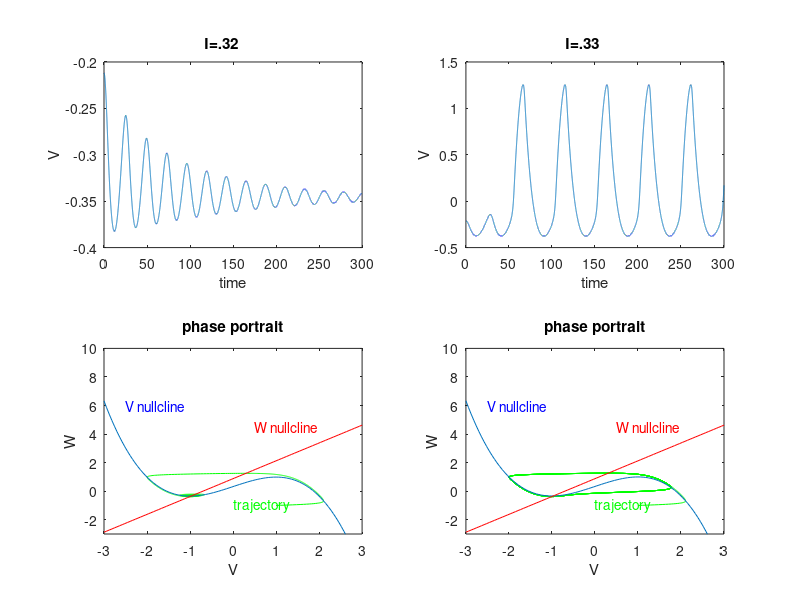

The MATLAB script that drew this image:
clear all
clc
h=.01;fn=300;in=0;
t=in:h:fn;
n=((fn-in)/h);

I=.32;%input('input the value for current I=');
a=.7;
b=.8;
eps=.08;

X(1:n)=0;
Y(1:n)=0;
X(1) = -0.870;
Y(1) = -0.212;

for i=1:n 
    X(i+1) = X(i) + h*(X(i) - (X(i)^3 /3)- Y(i) + I)  ;
    Y(i+1) = Y(i) + h*(eps*(X(i) + a - b*Y(i)));
end

u=@(x,y)    x-(x.^3/3)-y+I;
v=@(x,y)    eps*(a+x-b*y);

x0=1;y0=-1;

start=[x0,y0];
delt=.05;
nstep=10000;
x=zeros(1,nstep+1);
y=x;
x(1)=start(1);
y(1)=start(2);

for n=1:nstep
    x(n+1)=x(n)+delt*u(x(n),y(n));
    y(n+1)=y(n)+delt*v(x(n),y(n));
end;

x1=linspace(-3,3,100);

y1=x1-(x1.^3/3)+I;

y2=(x1+.7)/.8;

subplot(2,2,1), plot(t,Y)
xlabel('time');
ylabel('V');
title('I=.32      ')
%text(3,1.25,'V','color','b')
subplot(2,2,3), plot(x,y,'g',x1,y1,x1,y2,'r')
title('phase portrait')
text(-2.5,6,'V nullcline','color','b')
text(.5,4.5,'W nullcline','color','r')
%text(-2.5,6,'w=v-(v.^3/3)+I','color','b')
%text(2.,6,'w=(v+.7)/.8','color','r')
text(0,-1,'trajectory','color','g')
axis([-3 3 -3 10])
xlabel('V');
ylabel('W');


h=.01;fn=300;in=0;
t=in:h:fn;
n=((fn-in)/h);

I=.33;%input('input the value for current I=');
a=.7;
b=.8;
eps=.08;

X(1:n)=0;
Y(1:n)=0;
X(1) = -0.870;
Y(1) = -0.212;

for i=1:n 
    X(i+1) = X(i) + h*(X(i) - (X(i)^3 /3)- Y(i) + I)  ;
    Y(i+1) = Y(i) + h*(eps*(X(i) + a - b*Y(i)));
end

u=@(x,y)    x-(x.^3/3)-y+I;
v=@(x,y)    eps*(a+x-b*y);

x0=1;y0=-1;

start=[x0,y0];
delt=.05;
nstep=10000;
x=zeros(1,nstep+1);
y=x;
x(1)=start(1);
y(1)=start(2);

for n=1:nstep
    x(n+1)=x(n)+delt*u(x(n),y(n));
    y(n+1)=y(n)+delt*v(x(n),y(n));
end;

x1=linspace(-3,3,100);

y1=x1-(x1.^3/3)+I;

y2=(x1+.7)/.8;

subplot(2,2,2), plot(t,Y)
xlabel('time');
ylabel('V');
title(        'I=.33      ')
%text(3,1.25,'V','color','b')
subplot(2,2,4), plot(x,y,'g',x1,y1,x1,y2,'r')
title('phase portrait')
%text(-2.5,6,'w=v-(v.^3/3)+I','color','b')
%text(2.,6,'w=(v+.7)/.8','color','r')
text(-2.5,6,'V nullcline','color','b')
text(.5,4.5,'W nullcline','color','r')
text(0,-1,'trajectory','color','g')
axis([-3 3 -3 10])
xlabel('V');
ylabel('W');